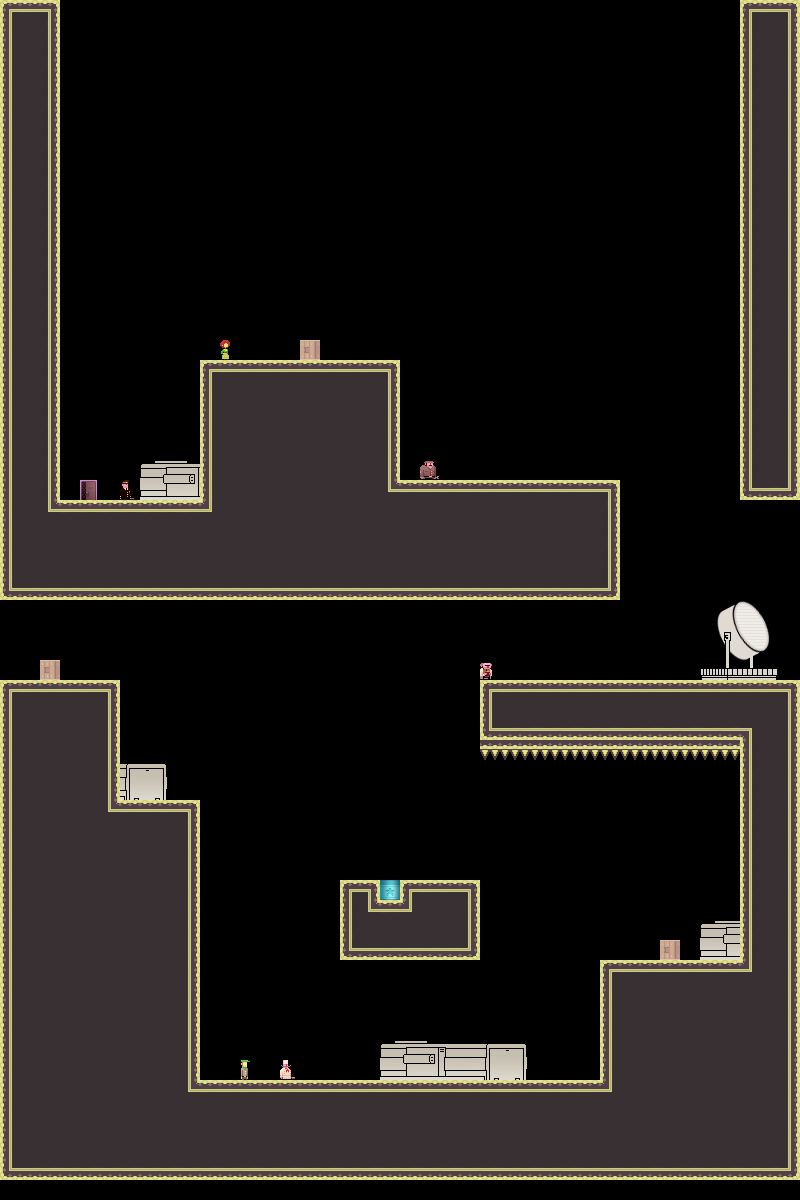

Rendered tile map (Tiled .tmx) drawn with the repository's tilesets; below, a short description and the map source with its tile grids summarised:
An orthogonal 40x60 tile map with 20x20 px tiles, 1 tile layer (bg) and 4 objects.

<map version="1.0" orientation="orthogonal" width="40" height="60" tilewidth="20" tileheight="20">
 <properties>
  <property name="liselotStart" value="YES" />
 </properties>
 <tileset firstgid="1" name="tiles_military" tilewidth="20" tileheight="20">
  <image source="../../../../XNAModeContent/Lemonade/tiles_military.png" width="400" height="400" />
  <terraintypes>
   <terrain name="solid" tile="151" />
   <terrain name="hollow" tile="94" />
  </terraintypes>
  <tile id="8" terrain=",,,1" />
  <tile id="9" terrain=",,1,1" />
  <tile id="10" terrain=",,1,1" />
  <tile id="11" terrain=",,1,1" />
  <tile id="12" terrain=",,1,1" />
  <tile id="13" terrain=",,1,1" />
  <tile id="14" terrain=",,1," />
  <tile id="15" terrain="1,1,1," />
  <tile id="16" terrain="1,1,,1" />
  <tile id="28" terrain=",1,,1" />
  <tile id="34" terrain="1,,1," />
  <tile id="35" terrain="1,,1,1" />
  <tile id="36" terrain=",1,1,1" />
  <tile id="48" terrain=",1,,1" />
  <tile id="54" terrain="1,,1," />
  <tile id="68" terrain=",1,,1" />
  <tile id="74" terrain="1,,1," />
  <tile id="88" terrain=",1,,1" />
  <tile id="94" terrain="1,,1," />
  <tile id="108" terrain=",1,,1" />
  <tile id="114" terrain="1,,1," />
  <tile id="128" terrain=",1,," />
  <tile id="129" terrain="1,1,," />
  <tile id="130" terrain="1,1,," />
  <tile id="131" terrain="1,1,," />
  <tile id="132" terrain="1,1,," />
  <tile id="133" terrain="1,1,," />
  <tile id="134" terrain="1,,," />
  <tile id="148" terrain=",,,0" />
  <tile id="149" terrain=",,0,0" />
  <tile id="150" terrain=",,0," />
  <tile id="151" terrain="0,0,0," />
  <tile id="152" terrain="0,0,," />
  <tile id="153" terrain="0,0,,0" />
  <tile id="168" terrain=",0,,0" />
  <tile id="170" terrain="0,,0," />
  <tile id="171" terrain="0,,0," />
  <tile id="173" terrain=",0,,0" />
  <tile id="188" terrain=",0,," />
  <tile id="189" terrain="0,0,," />
  <tile id="190" terrain="0,,," />
  <tile id="191" terrain="0,,0,0" />
  <tile id="192" terrain=",,0,0" />
  <tile id="193" terrain=",0,0,0" />
  <tile id="194" terrain="0,0,0,0" />
  <tile id="195" terrain="1,1,1,1" />
  <tile id="356">
   <properties>
    <property name="LargeCrate" value="" />
   </properties>
  </tile>
  <tile id="380">
   <properties>
    <property name="Andre" value="" />
   </properties>
  </tile>
  <tile id="381">
   <properties>
    <property name="Liselot" value="" />
   </properties>
  </tile>
  <tile id="382">
   <properties>
    <property name="Amsterdaam" value="" />
   </properties>
  </tile>
  <tile id="383">
   <properties>
    <property name="Worker" value="" />
   </properties>
  </tile>
  <tile id="384">
   <properties>
    <property name="Inspector" value="" />
   </properties>
  </tile>
  <tile id="385">
   <properties>
    <property name="Chef" value="" />
   </properties>
  </tile>
  <tile id="386">
   <properties>
    <property name="Exit" value="" />
   </properties>
  </tile>
  <tile id="387">
   <properties>
    <property name="Trampoline" value="" />
   </properties>
  </tile>
  <tile id="388">
   <properties>
    <property name="SmallCrate" value="" />
   </properties>
  </tile>
  <tile id="389">
   <properties>
    <property name="SugarBag" value="" />
   </properties>
  </tile>
 </tileset>
 <layer name="bg" width="40" height="60">
  <data>[2400 cells, 1037 non-empty, 84 distinct tile ids]</data>
 </layer>
 <objectgroup name="boxes" width="40" height="60">
  <object x="440" y="180">
   <polyline points="0,-20 100,-20" />
  </object>
  <object x="560" y="180">
   <polyline points="0,0 0,100" />
  </object>
  <object x="540" y="300">
   <polyline points="0,0 -100,0" />
  </object>
  <object x="420" y="280">
   <polyline points="0,0 0,-100" />
  </object>
 </objectgroup>
</map>
